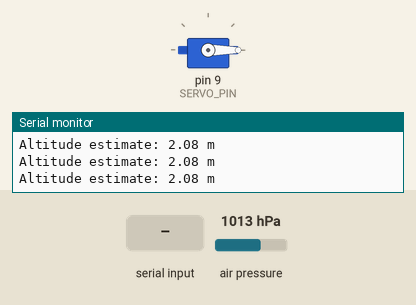
A sketch run on a simulated Arduino Uno, built with avr-gcc and run on an emulated ATmega328P. Parts: servo, the last lines printed to the serial monitor. The inputs (shaded band) are chosen by the test bench; at power-on: air pressure 1013 hPa.

Above: at 1.3 s.
1.4 s: air pressure set to 1025 hPa
At 2.1 s:
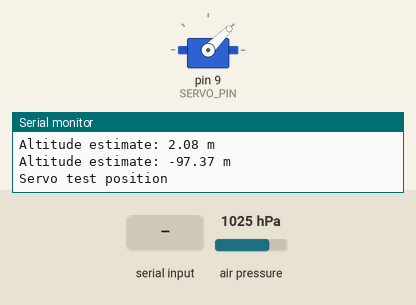
5.3 s: "O" received over the second serial link
At 6.9 s:
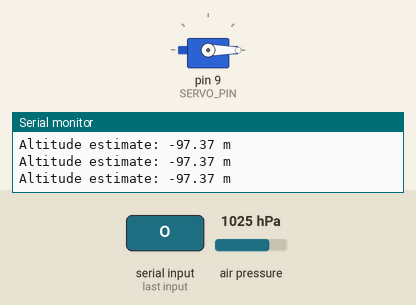
Timing chart, 0 to 8.4 s (numbered marks = the images above; inputs shaded):
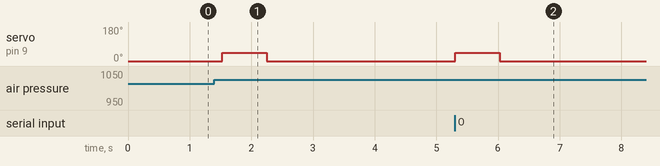

Measured:
- after the input at 1.4 s, servo on pin 9 (SERVO_PIN): 0° → 45° after 0.13 s, → 0° 0.72 s later
- after the input at 5.3 s, servo on pin 9 (SERVO_PIN): 0° → 45° at once, → 0° 0.72 s later

The sketch:

Injection_unit_control_system1.ino
```cpp
#include <Wire.h>
#include <SoftwareSerial.h>
#include <Adafruit_BMP280.h>
#include <Servo.h>

SoftwareSerial bluetooth(2, 3);  // Arduino RX, TX
Adafruit_BMP280 bmp;
Servo servo;

const byte SERVO_PIN = 9;
const int SERVO_HOME = 0;
const int SERVO_TEST_POSITION = 45;  // 검증용 제한 각도

const float SEA_LEVEL_HPA = 1013.25;
const float TRIGGER_ALTITUDE_M = 1.0;  // 실내 기준값. 시험에 맞게 조정
const float TRIGGER_HYSTERESIS_M = 0.2;

bool automaticTestDone = false;
float baselineAltitudeM = 0.0;
float triggerAltitudeM = 0.0;

void setup() {
  Serial.begin(9600);
  bluetooth.begin(9600);

  servo.attach(SERVO_PIN);
  servo.write(SERVO_HOME);

  if (!bmp.begin(0x76) && !bmp.begin(0x77)) {
    Serial.println(F("BMP280을 찾을 수 없습니다."));
    bluetooth.println(F("ERROR: BMP280"));
    while (true) delay(100);
  }

  // 시작 위치의 고도를 기준으로 삼아 실내 기준 높이를 설정합니다.
  baselineAltitudeM = bmp.readAltitude(SEA_LEVEL_HPA);
  triggerAltitudeM = baselineAltitudeM - TRIGGER_ALTITUDE_M;

  Serial.println(F("안전 검증 모드 준비 완료"));
  Serial.println(F("O: 수동 서보 시험, C: 원위치, R: 센서값 출력"));
  bluetooth.println(F("Ready: O=test, C=home, R=read"));

  printReadings();
}

void loop() {
  readBluetoothCommand();

  float altitudeM = bmp.readAltitude(SEA_LEVEL_HPA);

  Serial.print(F("Altitude estimate: "));
  Serial.print(altitudeM, 2);
  Serial.println(F(" m"));

  // 고도가 기준값 아래로 내려가면 검증용 서보 동작을 한 번 수행합니다.
  if (!automaticTestDone && altitudeM <= triggerAltitudeM) {
    runServoTest();
    automaticTestDone = true;
  }

  // 다시 기준값보다 충분히 높아지면 다음 시험을 허용합니다.
  if (automaticTestDone &&
      altitudeM > triggerAltitudeM + TRIGGER_HYSTERESIS_M) {
    automaticTestDone = false;
  }

  delay(200);
}

void readBluetoothCommand() {
  if (!bluetooth.available()) return;

  char command = bluetooth.read();

  if (command == 'O' || command == 'o') {
    runServoTest();
  } else if (command == 'C' || command == 'c') {
    servo.write(SERVO_HOME);
    sendMessage(F("Servo: HOME"));
  } else if (command == 'R' || command == 'r') {
    printReadings();
  }
}

void runServoTest() {
  servo.write(SERVO_TEST_POSITION);
  sendMessage(F("Servo test position"));
  delay(700);
  servo.write(SERVO_HOME);
  sendMessage(F("Servo returned home"));
}

void printReadings() {
  float pressureHpa = bmp.readPressure() / 100.0;
  float altitudeM = bmp.readAltitude(SEA_LEVEL_HPA);

  Serial.print(F("Pressure: "));
  Serial.print(pressureHpa, 2);
  Serial.print(F(" hPa, altitude estimate: "));
  Serial.print(altitudeM, 2);
  Serial.println(F(" m"));

  bluetooth.print(F("P="));
  bluetooth.print(pressureHpa, 2);
  bluetooth.print(F(" hPa, H="));
  bluetooth.print(altitudeM, 2);
  bluetooth.println(F(" m"));
}

void sendMessage(const __FlashStringHelper *message) {
  Serial.println(message);
  bluetooth.println(message);
}
```
